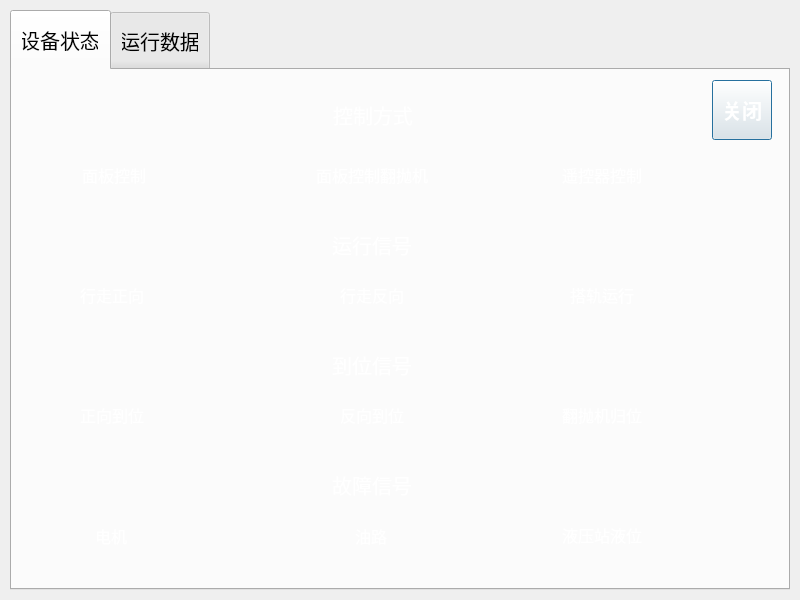
<?xml version="1.0" encoding="UTF-8"?>
<ui version="4.0">
 <class>YhcRunStatusDialog</class>
 <widget class="QDialog" name="YhcRunStatusDialog">
  <property name="geometry">
   <rect>
    <x>0</x>
    <y>0</y>
    <width>800</width>
    <height>600</height>
   </rect>
  </property>
  <property name="windowTitle">
   <string>Dialog</string>
  </property>
  <property name="styleSheet">
   <string notr="true">background-image: url(:/pic/blue_bg.png);</string>
  </property>
  <widget class="QTabWidget" name="tabWidget">
   <property name="geometry">
    <rect>
     <x>10</x>
     <y>10</y>
     <width>780</width>
     <height>580</height>
    </rect>
   </property>
   <property name="font">
    <font>
     <pointsize>15</pointsize>
    </font>
   </property>
   <property name="styleSheet">
    <string notr="true">QTabBar::tab{width:100;height:60}</string>
   </property>
   <property name="currentIndex">
    <number>0</number>
   </property>
   <property name="iconSize">
    <size>
     <width>16</width>
     <height>16</height>
    </size>
   </property>
   <widget class="QWidget" name="tab_2">
    <attribute name="title">
     <string>设备状态</string>
    </attribute>
    <widget class="QPushButton" name="closePushButton2">
     <property name="geometry">
      <rect>
       <x>700</x>
       <y>10</y>
       <width>60</width>
       <height>60</height>
      </rect>
     </property>
     <property name="font">
      <font>
       <pointsize>15</pointsize>
       <weight>75</weight>
       <bold>true</bold>
      </font>
     </property>
     <property name="styleSheet">
      <string notr="true">color: rgb(255, 255, 255);</string>
     </property>
     <property name="text">
      <string>关闭</string>
     </property>
    </widget>
    <widget class="QLabel" name="label_4">
     <property name="geometry">
      <rect>
       <x>39</x>
       <y>451</y>
       <width>120</width>
       <height>30</height>
      </rect>
     </property>
     <property name="font">
      <font>
       <pointsize>12</pointsize>
      </font>
     </property>
     <property name="styleSheet">
      <string notr="true">color: rgb(255, 255, 255);
background-image: url(:/pic/field_bg.png);</string>
     </property>
     <property name="text">
      <string>电机</string>
     </property>
     <property name="alignment">
      <set>Qt::AlignCenter</set>
     </property>
    </widget>
    <widget class="QLabel" name="EM_FAULT_label">
     <property name="geometry">
      <rect>
       <x>170</x>
       <y>450</y>
       <width>35</width>
       <height>35</height>
      </rect>
     </property>
     <property name="styleSheet">
      <string notr="true">background-image: url(:/pic/wheel_run.png);</string>
     </property>
     <property name="text">
      <string/>
     </property>
    </widget>
    <widget class="QLabel" name="YHC_REMOTE_CONTROL_label">
     <property name="geometry">
      <rect>
       <x>171</x>
       <y>89</y>
       <width>35</width>
       <height>35</height>
      </rect>
     </property>
     <property name="styleSheet">
      <string notr="true">background-image: url(:/pic/wheel_run.png);</string>
     </property>
     <property name="text">
      <string/>
     </property>
    </widget>
    <widget class="QLabel" name="label_7">
     <property name="geometry">
      <rect>
       <x>300</x>
       <y>90</y>
       <width>120</width>
       <height>30</height>
      </rect>
     </property>
     <property name="font">
      <font>
       <pointsize>12</pointsize>
      </font>
     </property>
     <property name="styleSheet">
      <string notr="true">color: rgb(255, 255, 255);
background-image: url(:/pic/field_bg.png);</string>
     </property>
     <property name="text">
      <string>面板控制翻抛机</string>
     </property>
     <property name="alignment">
      <set>Qt::AlignCenter</set>
     </property>
    </widget>
    <widget class="QLabel" name="WALKING_IV_STATE_label">
     <property name="geometry">
      <rect>
       <x>430</x>
       <y>210</y>
       <width>35</width>
       <height>35</height>
      </rect>
     </property>
     <property name="styleSheet">
      <string notr="true">background-image: url(:/pic/wheel_run.png);</string>
     </property>
     <property name="text">
      <string/>
     </property>
    </widget>
    <widget class="QLabel" name="label_13">
     <property name="geometry">
      <rect>
       <x>300</x>
       <y>210</y>
       <width>120</width>
       <height>30</height>
      </rect>
     </property>
     <property name="font">
      <font>
       <pointsize>12</pointsize>
      </font>
     </property>
     <property name="styleSheet">
      <string notr="true">color: rgb(255, 255, 255);
background-image: url(:/pic/field_bg.png);</string>
     </property>
     <property name="text">
      <string>行走反向</string>
     </property>
     <property name="alignment">
      <set>Qt::AlignCenter</set>
     </property>
    </widget>
    <widget class="QLabel" name="YHC_KP_FPJ_CONTROL_label">
     <property name="geometry">
      <rect>
       <x>430</x>
       <y>90</y>
       <width>35</width>
       <height>35</height>
      </rect>
     </property>
     <property name="styleSheet">
      <string notr="true">background-image: url(:/pic/wheel_run.png);</string>
     </property>
     <property name="text">
      <string/>
     </property>
    </widget>
    <widget class="QLabel" name="label_17">
     <property name="geometry">
      <rect>
       <x>530</x>
       <y>90</y>
       <width>120</width>
       <height>30</height>
      </rect>
     </property>
     <property name="font">
      <font>
       <pointsize>12</pointsize>
      </font>
     </property>
     <property name="styleSheet">
      <string notr="true">color: rgb(255, 255, 255);
background-image: url(:/pic/field_bg.png);</string>
     </property>
     <property name="text">
      <string>遥控器控制</string>
     </property>
     <property name="alignment">
      <set>Qt::AlignCenter</set>
     </property>
    </widget>
    <widget class="QLabel" name="WALKING_CV_STATE_label">
     <property name="geometry">
      <rect>
       <x>170</x>
       <y>210</y>
       <width>35</width>
       <height>35</height>
      </rect>
     </property>
     <property name="styleSheet">
      <string notr="true">background-image: url(:/pic/wheel_run.png);</string>
     </property>
     <property name="text">
      <string/>
     </property>
    </widget>
    <widget class="QLabel" name="label_23">
     <property name="geometry">
      <rect>
       <x>40</x>
       <y>210</y>
       <width>120</width>
       <height>30</height>
      </rect>
     </property>
     <property name="font">
      <font>
       <pointsize>12</pointsize>
      </font>
     </property>
     <property name="styleSheet">
      <string notr="true">color: rgb(255, 255, 255);
background-image: url(:/pic/field_bg.png);</string>
     </property>
     <property name="text">
      <string>行走正向</string>
     </property>
     <property name="alignment">
      <set>Qt::AlignCenter</set>
     </property>
    </widget>
    <widget class="QLabel" name="YHC_CONTROL_MODE_label">
     <property name="geometry">
      <rect>
       <x>660</x>
       <y>90</y>
       <width>35</width>
       <height>35</height>
      </rect>
     </property>
     <property name="styleSheet">
      <string notr="true">background-image: url(:/pic/wheel_run.png);</string>
     </property>
     <property name="text">
      <string/>
     </property>
    </widget>
    <widget class="QLabel" name="label_26">
     <property name="geometry">
      <rect>
       <x>42</x>
       <y>90</y>
       <width>120</width>
       <height>30</height>
      </rect>
     </property>
     <property name="font">
      <font>
       <pointsize>12</pointsize>
      </font>
     </property>
     <property name="styleSheet">
      <string notr="true">color: rgb(255, 255, 255);
background-image: url(:/pic/field_bg.png);</string>
     </property>
     <property name="text">
      <string>面板控制</string>
     </property>
     <property name="alignment">
      <set>Qt::AlignCenter</set>
     </property>
    </widget>
    <widget class="QLabel" name="YHC_HS_LEVEL_label">
     <property name="geometry">
      <rect>
       <x>660</x>
       <y>450</y>
       <width>35</width>
       <height>35</height>
      </rect>
     </property>
     <property name="styleSheet">
      <string notr="true">background-image: url(:/pic/wheel_run.png);</string>
     </property>
     <property name="text">
      <string/>
     </property>
    </widget>
    <widget class="QLabel" name="label_27">
     <property name="geometry">
      <rect>
       <x>530</x>
       <y>450</y>
       <width>120</width>
       <height>30</height>
      </rect>
     </property>
     <property name="font">
      <font>
       <pointsize>12</pointsize>
      </font>
     </property>
     <property name="styleSheet">
      <string notr="true">color: rgb(255, 255, 255);
background-image: url(:/pic/field_bg.png);</string>
     </property>
     <property name="text">
      <string>液压站液位</string>
     </property>
     <property name="alignment">
      <set>Qt::AlignCenter</set>
     </property>
    </widget>
    <widget class="QLabel" name="label_9">
     <property name="geometry">
      <rect>
       <x>299</x>
       <y>451</y>
       <width>120</width>
       <height>30</height>
      </rect>
     </property>
     <property name="font">
      <font>
       <pointsize>12</pointsize>
      </font>
     </property>
     <property name="styleSheet">
      <string notr="true">color: rgb(255, 255, 255);
background-image: url(:/pic/field_bg.png);</string>
     </property>
     <property name="text">
      <string>油路</string>
     </property>
     <property name="alignment">
      <set>Qt::AlignCenter</set>
     </property>
    </widget>
    <widget class="QLabel" name="YHC_OC_FAULT_label">
     <property name="geometry">
      <rect>
       <x>430</x>
       <y>450</y>
       <width>35</width>
       <height>35</height>
      </rect>
     </property>
     <property name="styleSheet">
      <string notr="true">background-image: url(:/pic/wheel_run.png);</string>
     </property>
     <property name="text">
      <string/>
     </property>
    </widget>
    <widget class="QLabel" name="CT_STATE_label">
     <property name="geometry">
      <rect>
       <x>660</x>
       <y>210</y>
       <width>35</width>
       <height>35</height>
      </rect>
     </property>
     <property name="styleSheet">
      <string notr="true">background-image: url(:/pic/wheel_run.png);</string>
     </property>
     <property name="text">
      <string/>
     </property>
    </widget>
    <widget class="QLabel" name="label_29">
     <property name="geometry">
      <rect>
       <x>530</x>
       <y>210</y>
       <width>120</width>
       <height>30</height>
      </rect>
     </property>
     <property name="font">
      <font>
       <pointsize>12</pointsize>
      </font>
     </property>
     <property name="styleSheet">
      <string notr="true">color: rgb(255, 255, 255);
background-image: url(:/pic/field_bg.png);</string>
     </property>
     <property name="text">
      <string>搭轨运行</string>
     </property>
     <property name="alignment">
      <set>Qt::AlignCenter</set>
     </property>
    </widget>
    <widget class="QLabel" name="HS_F_IN_PLACE_label">
     <property name="geometry">
      <rect>
       <x>170</x>
       <y>330</y>
       <width>35</width>
       <height>35</height>
      </rect>
     </property>
     <property name="styleSheet">
      <string notr="true">background-image: url(:/pic/wheel_run.png);</string>
     </property>
     <property name="text">
      <string/>
     </property>
    </widget>
    <widget class="QLabel" name="HS_B_IN_PLACE_label">
     <property name="geometry">
      <rect>
       <x>430</x>
       <y>330</y>
       <width>35</width>
       <height>35</height>
      </rect>
     </property>
     <property name="styleSheet">
      <string notr="true">background-image: url(:/pic/wheel_run.png);</string>
     </property>
     <property name="text">
      <string/>
     </property>
    </widget>
    <widget class="QLabel" name="label_6">
     <property name="geometry">
      <rect>
       <x>300</x>
       <y>330</y>
       <width>120</width>
       <height>30</height>
      </rect>
     </property>
     <property name="font">
      <font>
       <pointsize>12</pointsize>
      </font>
     </property>
     <property name="styleSheet">
      <string notr="true">color: rgb(255, 255, 255);
background-image: url(:/pic/field_bg.png);</string>
     </property>
     <property name="text">
      <string>反向到位</string>
     </property>
     <property name="alignment">
      <set>Qt::AlignCenter</set>
     </property>
    </widget>
    <widget class="QLabel" name="label_25">
     <property name="geometry">
      <rect>
       <x>40</x>
       <y>330</y>
       <width>120</width>
       <height>30</height>
      </rect>
     </property>
     <property name="font">
      <font>
       <pointsize>12</pointsize>
      </font>
     </property>
     <property name="styleSheet">
      <string notr="true">color: rgb(255, 255, 255);
background-image: url(:/pic/field_bg.png);</string>
     </property>
     <property name="text">
      <string>正向到位</string>
     </property>
     <property name="alignment">
      <set>Qt::AlignCenter</set>
     </property>
    </widget>
    <widget class="QLabel" name="FPJ_IN_PLACE_label">
     <property name="geometry">
      <rect>
       <x>660</x>
       <y>330</y>
       <width>35</width>
       <height>35</height>
      </rect>
     </property>
     <property name="styleSheet">
      <string notr="true">background-image: url(:/pic/wheel_run.png);</string>
     </property>
     <property name="text">
      <string/>
     </property>
    </widget>
    <widget class="QLabel" name="label_30">
     <property name="geometry">
      <rect>
       <x>530</x>
       <y>330</y>
       <width>120</width>
       <height>30</height>
      </rect>
     </property>
     <property name="font">
      <font>
       <pointsize>12</pointsize>
      </font>
     </property>
     <property name="styleSheet">
      <string notr="true">color: rgb(255, 255, 255);
background-image: url(:/pic/field_bg.png);</string>
     </property>
     <property name="text">
      <string>翻抛机归位</string>
     </property>
     <property name="alignment">
      <set>Qt::AlignCenter</set>
     </property>
    </widget>
    <widget class="QLabel" name="label_3">
     <property name="geometry">
      <rect>
       <x>311</x>
       <y>30</y>
       <width>100</width>
       <height>30</height>
      </rect>
     </property>
     <property name="font">
      <font>
       <pointsize>15</pointsize>
      </font>
     </property>
     <property name="styleSheet">
      <string notr="true">color: rgb(255, 255, 255);
background-image: url(:/pic/field_bg.png);</string>
     </property>
     <property name="text">
      <string>控制方式</string>
     </property>
     <property name="alignment">
      <set>Qt::AlignCenter</set>
     </property>
    </widget>
    <widget class="QLabel" name="label_5">
     <property name="geometry">
      <rect>
       <x>310</x>
       <y>160</y>
       <width>100</width>
       <height>30</height>
      </rect>
     </property>
     <property name="font">
      <font>
       <pointsize>15</pointsize>
      </font>
     </property>
     <property name="styleSheet">
      <string notr="true">color: rgb(255, 255, 255);
background-image: url(:/pic/field_bg.png);</string>
     </property>
     <property name="text">
      <string>运行信号</string>
     </property>
     <property name="alignment">
      <set>Qt::AlignCenter</set>
     </property>
    </widget>
    <widget class="QLabel" name="label_8">
     <property name="geometry">
      <rect>
       <x>310</x>
       <y>280</y>
       <width>100</width>
       <height>30</height>
      </rect>
     </property>
     <property name="font">
      <font>
       <pointsize>15</pointsize>
      </font>
     </property>
     <property name="styleSheet">
      <string notr="true">color: rgb(255, 255, 255);
background-image: url(:/pic/field_bg.png);</string>
     </property>
     <property name="text">
      <string>到位信号</string>
     </property>
     <property name="alignment">
      <set>Qt::AlignCenter</set>
     </property>
    </widget>
    <widget class="QLabel" name="label_10">
     <property name="geometry">
      <rect>
       <x>310</x>
       <y>400</y>
       <width>100</width>
       <height>30</height>
      </rect>
     </property>
     <property name="font">
      <font>
       <pointsize>15</pointsize>
      </font>
     </property>
     <property name="styleSheet">
      <string notr="true">color: rgb(255, 255, 255);
background-image: url(:/pic/field_bg.png);</string>
     </property>
     <property name="text">
      <string>故障信号</string>
     </property>
     <property name="alignment">
      <set>Qt::AlignCenter</set>
     </property>
    </widget>
   </widget>
   <widget class="QWidget" name="tab">
    <attribute name="title">
     <string>运行数据</string>
    </attribute>
    <widget class="QLabel" name="Yhc_Encoder_Cycle_Num_label">
     <property name="geometry">
      <rect>
       <x>139</x>
       <y>40</y>
       <width>100</width>
       <height>36</height>
      </rect>
     </property>
     <property name="font">
      <font>
       <pointsize>15</pointsize>
      </font>
     </property>
     <property name="styleSheet">
      <string notr="true">background-image: url(:/pic/white_bg.png);</string>
     </property>
     <property name="text">
      <string>0</string>
     </property>
     <property name="alignment">
      <set>Qt::AlignCenter</set>
     </property>
    </widget>
    <widget class="QLabel" name="label">
     <property name="geometry">
      <rect>
       <x>38</x>
       <y>40</y>
       <width>100</width>
       <height>36</height>
      </rect>
     </property>
     <property name="font">
      <font>
       <pointsize>12</pointsize>
      </font>
     </property>
     <property name="styleSheet">
      <string notr="true">color: rgb(255, 255, 255);
background-image: url(:/pic/field_bg.png);</string>
     </property>
     <property name="text">
      <string>编码器圈数</string>
     </property>
     <property name="alignment">
      <set>Qt::AlignCenter</set>
     </property>
    </widget>
    <widget class="QPushButton" name="closePushButton1">
     <property name="geometry">
      <rect>
       <x>690</x>
       <y>30</y>
       <width>60</width>
       <height>60</height>
      </rect>
     </property>
     <property name="font">
      <font>
       <pointsize>15</pointsize>
       <weight>75</weight>
       <bold>true</bold>
      </font>
     </property>
     <property name="styleSheet">
      <string notr="true">color: rgb(255, 255, 255);</string>
     </property>
     <property name="text">
      <string>关闭</string>
     </property>
    </widget>
   </widget>
  </widget>
 </widget>
 <resources/>
 <connections/>
</ui>
